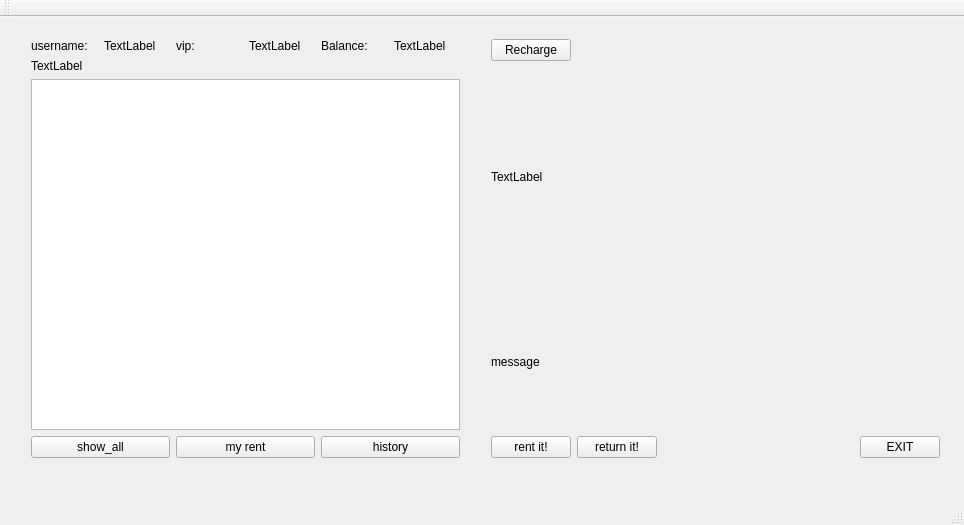
<?xml version="1.0" encoding="UTF-8"?>
<ui version="4.0">
 <class>dvdclient</class>
 <widget class="QMainWindow" name="dvdclient">
  <property name="geometry">
   <rect>
    <x>0</x>
    <y>0</y>
    <width>964</width>
    <height>525</height>
   </rect>
  </property>
  <property name="windowTitle">
   <string>dvdclient</string>
  </property>
  <widget class="QWidget" name="centralWidget">
   <widget class="QWidget" name="layoutWidget">
    <property name="geometry">
     <rect>
      <x>20</x>
      <y>11</y>
      <width>451</width>
      <height>441</height>
     </rect>
    </property>
    <layout class="QVBoxLayout" name="verticalLayout_2">
     <item>
      <layout class="QVBoxLayout" name="verticalLayout">
       <item>
        <layout class="QHBoxLayout" name="horizontalLayout_4">
         <item>
          <layout class="QHBoxLayout" name="horizontalLayout_2">
           <item>
            <widget class="QLabel" name="label">
             <property name="text">
              <string>username:</string>
             </property>
            </widget>
           </item>
           <item>
            <widget class="QLabel" name="name_lab">
             <property name="text">
              <string>TextLabel</string>
             </property>
            </widget>
           </item>
          </layout>
         </item>
         <item>
          <layout class="QHBoxLayout" name="horizontalLayout">
           <item>
            <widget class="QLabel" name="label_4">
             <property name="text">
              <string>vip:</string>
             </property>
            </widget>
           </item>
           <item>
            <widget class="QLabel" name="level_lab">
             <property name="text">
              <string>TextLabel</string>
             </property>
            </widget>
           </item>
          </layout>
         </item>
         <item>
          <layout class="QHBoxLayout" name="horizontalLayout_3">
           <item>
            <widget class="QLabel" name="label_5">
             <property name="text">
              <string>Balance:</string>
             </property>
            </widget>
           </item>
           <item>
            <widget class="QLabel" name="money_lab">
             <property name="text">
              <string>TextLabel</string>
             </property>
            </widget>
           </item>
          </layout>
         </item>
        </layout>
       </item>
       <item>
        <widget class="QLabel" name="label_2">
         <property name="minimumSize">
          <size>
           <width>0</width>
           <height>0</height>
          </size>
         </property>
         <property name="text">
          <string>TextLabel</string>
         </property>
        </widget>
       </item>
       <item>
        <widget class="QTableWidget" name="rented_tab">
         <property name="editTriggers">
          <set>QAbstractItemView::NoEditTriggers</set>
         </property>
         <property name="selectionBehavior">
          <enum>QAbstractItemView::SelectRows</enum>
         </property>
        </widget>
       </item>
      </layout>
     </item>
     <item>
      <layout class="QHBoxLayout" name="horizontalLayout_5">
       <item>
        <widget class="QPushButton" name="Btn_show">
         <property name="text">
          <string>show_all</string>
         </property>
        </widget>
       </item>
       <item>
        <widget class="QPushButton" name="Btn_my">
         <property name="text">
          <string>my rent</string>
         </property>
        </widget>
       </item>
       <item>
        <widget class="QPushButton" name="Btn_his">
         <property name="text">
          <string>history</string>
         </property>
        </widget>
       </item>
      </layout>
     </item>
    </layout>
   </widget>
   <widget class="QWidget" name="">
    <property name="geometry">
     <rect>
      <x>480</x>
      <y>11</y>
      <width>471</width>
      <height>441</height>
     </rect>
    </property>
    <layout class="QVBoxLayout" name="verticalLayout_6">
     <item>
      <layout class="QHBoxLayout" name="horizontalLayout_7">
       <item>
        <widget class="QPushButton" name="brn_recharge">
         <property name="text">
          <string>Recharge</string>
         </property>
        </widget>
       </item>
       <item>
        <spacer name="horizontalSpacer_2">
         <property name="orientation">
          <enum>Qt::Horizontal</enum>
         </property>
         <property name="sizeHint" stdset="0">
          <size>
           <width>348</width>
           <height>17</height>
          </size>
         </property>
        </spacer>
       </item>
      </layout>
     </item>
     <item>
      <layout class="QVBoxLayout" name="verticalLayout_5">
       <item>
        <widget class="QLabel" name="pic_lab">
         <property name="minimumSize">
          <size>
           <width>260</width>
           <height>220</height>
          </size>
         </property>
         <property name="text">
          <string>TextLabel</string>
         </property>
        </widget>
       </item>
       <item>
        <layout class="QHBoxLayout" name="horizontalLayout_8">
         <item>
          <layout class="QVBoxLayout" name="verticalLayout_3">
           <item>
            <widget class="QLabel" name="message">
             <property name="sizePolicy">
              <sizepolicy hsizetype="Preferred" vsizetype="Preferred">
               <horstretch>0</horstretch>
               <verstretch>0</verstretch>
              </sizepolicy>
             </property>
             <property name="text">
              <string>message</string>
             </property>
            </widget>
           </item>
           <item>
            <layout class="QHBoxLayout" name="horizontalLayout_6">
             <item>
              <widget class="QPushButton" name="Btn_rent">
               <property name="text">
                <string>rent it!</string>
               </property>
              </widget>
             </item>
             <item>
              <widget class="QPushButton" name="Btn_ret">
               <property name="text">
                <string>return it!</string>
               </property>
              </widget>
             </item>
            </layout>
           </item>
          </layout>
         </item>
         <item>
          <spacer name="horizontalSpacer">
           <property name="orientation">
            <enum>Qt::Horizontal</enum>
           </property>
           <property name="sizeHint" stdset="0">
            <size>
             <width>108</width>
             <height>20</height>
            </size>
           </property>
          </spacer>
         </item>
         <item>
          <layout class="QVBoxLayout" name="verticalLayout_4">
           <item>
            <spacer name="verticalSpacer">
             <property name="orientation">
              <enum>Qt::Vertical</enum>
             </property>
             <property name="sizeHint" stdset="0">
              <size>
               <width>20</width>
               <height>18</height>
              </size>
             </property>
            </spacer>
           </item>
           <item>
            <widget class="QPushButton" name="Btn_EXIT">
             <property name="text">
              <string>EXIT</string>
             </property>
            </widget>
           </item>
          </layout>
         </item>
        </layout>
       </item>
      </layout>
     </item>
    </layout>
   </widget>
  </widget>
  <widget class="QMenuBar" name="menuBar">
   <property name="geometry">
    <rect>
     <x>0</x>
     <y>0</y>
     <width>964</width>
     <height>25</height>
    </rect>
   </property>
  </widget>
  <widget class="QToolBar" name="mainToolBar">
   <attribute name="toolBarArea">
    <enum>TopToolBarArea</enum>
   </attribute>
   <attribute name="toolBarBreak">
    <bool>false</bool>
   </attribute>
  </widget>
  <widget class="QStatusBar" name="statusBar"/>
 </widget>
 <layoutdefault spacing="6" margin="11"/>
 <resources/>
 <connections/>
</ui>
